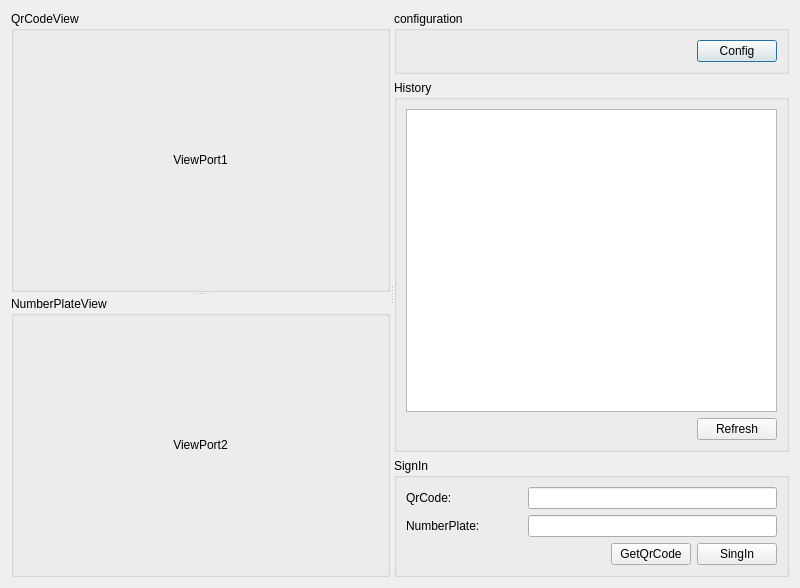
<?xml version="1.0" encoding="UTF-8"?>
<ui version="4.0">
 <class>CodeSignInDlg</class>
 <widget class="QDialog" name="CodeSignInDlg">
  <property name="geometry">
   <rect>
    <x>0</x>
    <y>0</y>
    <width>800</width>
    <height>567</height>
   </rect>
  </property>
  <property name="minimumSize">
   <size>
    <width>800</width>
    <height>0</height>
   </size>
  </property>
  <property name="windowTitle">
   <string>Dialog</string>
  </property>
  <layout class="QGridLayout" name="gridLayout_4">
   <item row="0" column="0">
    <widget class="QSplitter" name="rightSplitter">
     <property name="orientation">
      <enum>Qt::Horizontal</enum>
     </property>
     <widget class="QSplitter" name="leftSplitter">
      <property name="orientation">
       <enum>Qt::Vertical</enum>
      </property>
      <widget class="QGroupBox" name="codeGroupBox">
       <property name="title">
        <string>QrCodeView</string>
       </property>
       <layout class="QGridLayout" name="gridLayout_5">
        <item row="0" column="0">
         <widget class="QLabel" name="codeLabel">
          <property name="minimumSize">
           <size>
            <width>320</width>
            <height>240</height>
           </size>
          </property>
          <property name="text">
           <string>ViewPort1</string>
          </property>
          <property name="alignment">
           <set>Qt::AlignCenter</set>
          </property>
         </widget>
        </item>
       </layout>
      </widget>
      <widget class="QGroupBox" name="numberGroupBox">
       <property name="title">
        <string>NumberPlateView</string>
       </property>
       <layout class="QGridLayout" name="gridLayout_6">
        <item row="0" column="0">
         <widget class="QLabel" name="numberLabel">
          <property name="minimumSize">
           <size>
            <width>320</width>
            <height>240</height>
           </size>
          </property>
          <property name="text">
           <string>ViewPort2</string>
          </property>
          <property name="alignment">
           <set>Qt::AlignCenter</set>
          </property>
         </widget>
        </item>
       </layout>
      </widget>
     </widget>
     <widget class="QWidget" name="layoutWidget">
      <layout class="QVBoxLayout" name="verticalLayout">
       <item>
        <widget class="QGroupBox" name="configGroupBox">
         <property name="title">
          <string>configuration</string>
         </property>
         <layout class="QGridLayout" name="gridLayout_3">
          <item row="0" column="0">
           <spacer name="configHorizontalSpacer">
            <property name="orientation">
             <enum>Qt::Horizontal</enum>
            </property>
            <property name="sizeHint" stdset="0">
             <size>
              <width>240</width>
              <height>20</height>
             </size>
            </property>
           </spacer>
          </item>
          <item row="0" column="1">
           <widget class="QPushButton" name="configPushButton">
            <property name="text">
             <string>Config</string>
            </property>
           </widget>
          </item>
         </layout>
        </widget>
       </item>
       <item>
        <widget class="QGroupBox" name="historyGroupBox">
         <property name="title">
          <string>History</string>
         </property>
         <layout class="QGridLayout" name="gridLayout_2">
          <item row="0" column="0" colspan="2">
           <widget class="QTableView" name="SingInInformationTableView">
            <property name="minimumSize">
             <size>
              <width>0</width>
              <height>0</height>
             </size>
            </property>
           </widget>
          </item>
          <item row="1" column="0">
           <spacer name="horizontalSpacer">
            <property name="orientation">
             <enum>Qt::Horizontal</enum>
            </property>
            <property name="sizeHint" stdset="0">
             <size>
              <width>240</width>
              <height>20</height>
             </size>
            </property>
           </spacer>
          </item>
          <item row="1" column="1">
           <widget class="QPushButton" name="historyRefreshPushButton">
            <property name="text">
             <string>Refresh</string>
            </property>
           </widget>
          </item>
         </layout>
        </widget>
       </item>
       <item>
        <widget class="QGroupBox" name="groupBox">
         <property name="title">
          <string>SignIn</string>
         </property>
         <layout class="QGridLayout" name="gridLayout">
          <item row="0" column="0">
           <widget class="QLabel" name="QrCodeTextLabel">
            <property name="text">
             <string>QrCode:</string>
            </property>
           </widget>
          </item>
          <item row="2" column="1">
           <spacer name="signInHorizontalSpacer2">
            <property name="orientation">
             <enum>Qt::Horizontal</enum>
            </property>
            <property name="sizeHint" stdset="0">
             <size>
              <width>40</width>
              <height>20</height>
             </size>
            </property>
           </spacer>
          </item>
          <item row="2" column="3">
           <widget class="QPushButton" name="SignInPushButton">
            <property name="text">
             <string>SingIn</string>
            </property>
           </widget>
          </item>
          <item row="1" column="1" colspan="3">
           <widget class="QLineEdit" name="NumberPlateLineEdit"/>
          </item>
          <item row="0" column="1" colspan="3">
           <widget class="QLineEdit" name="QrCodeLineEdit">
            <property name="alignment">
             <set>Qt::AlignLeading|Qt::AlignLeft|Qt::AlignVCenter</set>
            </property>
            <property name="readOnly">
             <bool>true</bool>
            </property>
           </widget>
          </item>
          <item row="2" column="0">
           <spacer name="SignInHorizontalSpacer">
            <property name="orientation">
             <enum>Qt::Horizontal</enum>
            </property>
            <property name="sizeHint" stdset="0">
             <size>
              <width>116</width>
              <height>20</height>
             </size>
            </property>
           </spacer>
          </item>
          <item row="1" column="0">
           <widget class="QLabel" name="NumberPlateTextLabel">
            <property name="text">
             <string>NumberPlate:</string>
            </property>
           </widget>
          </item>
          <item row="2" column="2">
           <widget class="QPushButton" name="getQrCodePushButton">
            <property name="text">
             <string>GetQrCode</string>
            </property>
           </widget>
          </item>
         </layout>
        </widget>
       </item>
      </layout>
     </widget>
    </widget>
   </item>
  </layout>
 </widget>
 <resources/>
 <connections/>
</ui>
